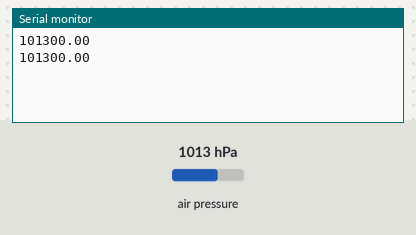
A sketch run on a simulated Arduino Uno, built with avr-gcc and run on an emulated ATmega328P. Shown: the last lines printed to the serial monitor. Inputs (shaded band) come from the test bench; at power-on: air pressure 1013 hPa.

Above: at 1.8 s.
1.9 s: air pressure set to 952 hPa
At 2.6 s:
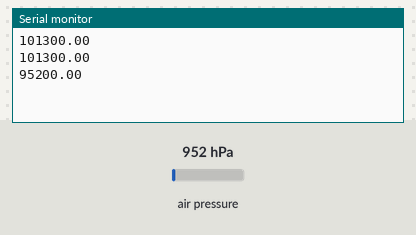
3.4 s: air pressure set to 975 hPa
At 4.8 s:
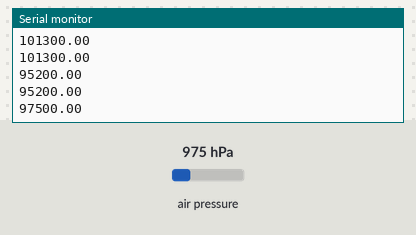
Timing chart, 0 to 6.4 s (numbered marks = the images above; inputs shaded):
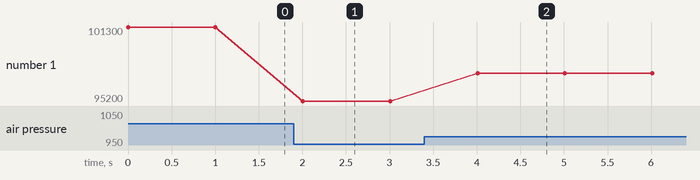

Measured:
- after the input at 1.9 s, the serial monitor: prints a new line after 0.11 s (image 1)
- after the input at 3.4 s, the serial monitor: prints a new line after 0.61 s (image 2)
- plotted number 1: 101300 → 95200 after the input at 1.9 s, 95200 → 97500 after the input at 3.4 s

The sketch:

max30300__3.3v_4.7k_Pullup.ino
```cpp
#include <Adafruit_BMP280.h>

Adafruit_BMP280 bmp;

void setup() {
  Serial.begin(115200);

  if (!bmp.begin(0x76)) {
    Serial.println("BMP280 not found!");
    while (1);
  }
}

void loop() {
  Serial.println(bmp.readPressure());
  delay(1000);
}
```
